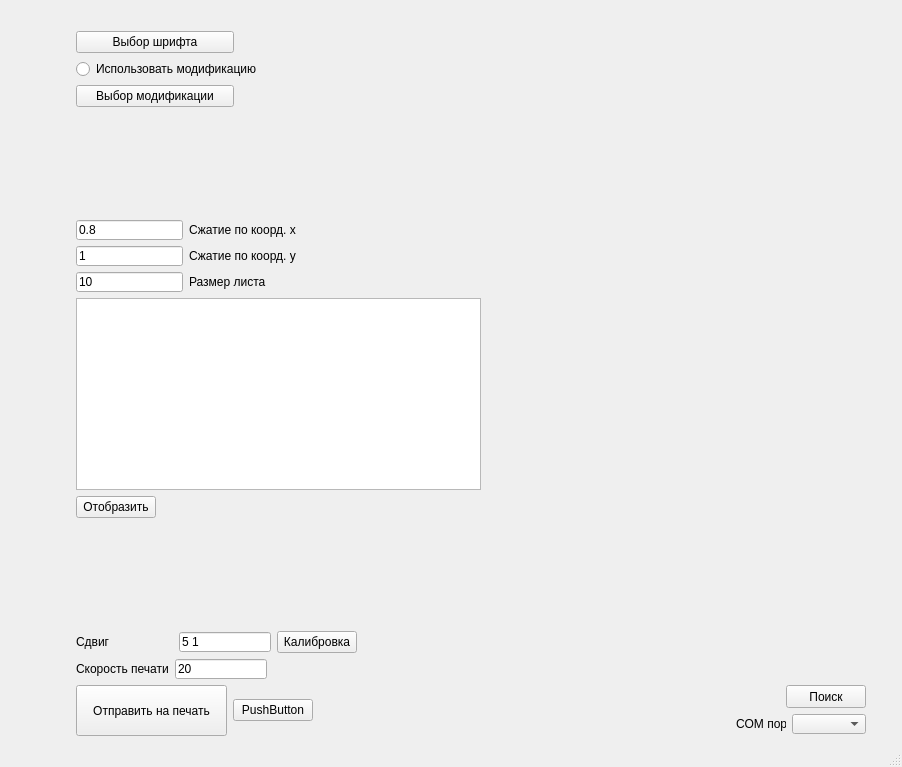
<?xml version="1.0" encoding="UTF-8"?>
<ui version="4.0">
 <class>MainWindow</class>
 <widget class="QMainWindow" name="MainWindow">
  <property name="geometry">
   <rect>
    <x>0</x>
    <y>0</y>
    <width>902</width>
    <height>767</height>
   </rect>
  </property>
  <property name="windowTitle">
   <string>MainWindow</string>
  </property>
  <widget class="QWidget" name="centralwidget">
   <layout class="QVBoxLayout" name="verticalLayout_2">
    <item>
     <widget class="QLabel" name="label_2">
      <property name="minimumSize">
       <size>
        <width>0</width>
        <height>16</height>
       </size>
      </property>
      <property name="text">
       <string/>
      </property>
     </widget>
    </item>
    <item>
     <layout class="QHBoxLayout" name="horizontalLayout_7">
      <item>
       <widget class="QLabel" name="label_10">
        <property name="minimumSize">
         <size>
          <width>21</width>
          <height>0</height>
         </size>
        </property>
        <property name="text">
         <string/>
        </property>
       </widget>
      </item>
      <item>
       <widget class="QLabel" name="image_label">
        <property name="text">
         <string/>
        </property>
       </widget>
      </item>
      <item>
       <widget class="QLabel" name="label_3">
        <property name="minimumSize">
         <size>
          <width>21</width>
          <height>0</height>
         </size>
        </property>
        <property name="text">
         <string/>
        </property>
       </widget>
      </item>
      <item>
       <layout class="QVBoxLayout" name="verticalLayout">
        <item>
         <layout class="QHBoxLayout" name="horizontalLayout">
          <item>
           <widget class="QPushButton" name="path_btn">
            <property name="minimumSize">
             <size>
              <width>158</width>
              <height>0</height>
             </size>
            </property>
            <property name="maximumSize">
             <size>
              <width>158</width>
              <height>23</height>
             </size>
            </property>
            <property name="text">
             <string>Выбор шрифта</string>
            </property>
           </widget>
          </item>
          <item>
           <widget class="QLabel" name="font_label">
            <property name="text">
             <string/>
            </property>
           </widget>
          </item>
         </layout>
        </item>
        <item>
         <widget class="QRadioButton" name="mode_rbtn">
          <property name="text">
           <string>Использовать модификацию</string>
          </property>
         </widget>
        </item>
        <item>
         <layout class="QHBoxLayout" name="horizontalLayout_2">
          <item>
           <widget class="QPushButton" name="mode_btn">
            <property name="minimumSize">
             <size>
              <width>158</width>
              <height>0</height>
             </size>
            </property>
            <property name="maximumSize">
             <size>
              <width>158</width>
              <height>23</height>
             </size>
            </property>
            <property name="text">
             <string>Выбор модификации</string>
            </property>
           </widget>
          </item>
          <item>
           <widget class="QLabel" name="mode_label">
            <property name="text">
             <string/>
            </property>
           </widget>
          </item>
         </layout>
        </item>
        <item>
         <spacer name="verticalSpacer">
          <property name="orientation">
           <enum>Qt::Vertical</enum>
          </property>
          <property name="sizeHint" stdset="0">
           <size>
            <width>20</width>
            <height>40</height>
           </size>
          </property>
         </spacer>
        </item>
        <item>
         <layout class="QHBoxLayout" name="horizontalLayout_3">
          <item>
           <widget class="QLineEdit" name="x_comp_edit">
            <property name="minimumSize">
             <size>
              <width>107</width>
              <height>20</height>
             </size>
            </property>
            <property name="maximumSize">
             <size>
              <width>107</width>
              <height>20</height>
             </size>
            </property>
            <property name="text">
             <string>0.8</string>
            </property>
           </widget>
          </item>
          <item>
           <widget class="QLabel" name="label_4">
            <property name="text">
             <string>Сжатие по коорд. x</string>
            </property>
           </widget>
          </item>
         </layout>
        </item>
        <item>
         <layout class="QHBoxLayout" name="horizontalLayout_4">
          <item>
           <widget class="QLineEdit" name="y_comp_edit">
            <property name="minimumSize">
             <size>
              <width>107</width>
              <height>20</height>
             </size>
            </property>
            <property name="maximumSize">
             <size>
              <width>107</width>
              <height>20</height>
             </size>
            </property>
            <property name="text">
             <string>1</string>
            </property>
           </widget>
          </item>
          <item>
           <widget class="QLabel" name="label_5">
            <property name="text">
             <string>Сжатие по коорд. y</string>
            </property>
           </widget>
          </item>
         </layout>
        </item>
        <item>
         <layout class="QHBoxLayout" name="horizontalLayout_6">
          <item>
           <widget class="QLineEdit" name="scale_edit">
            <property name="minimumSize">
             <size>
              <width>107</width>
              <height>20</height>
             </size>
            </property>
            <property name="maximumSize">
             <size>
              <width>107</width>
              <height>20</height>
             </size>
            </property>
            <property name="text">
             <string>10</string>
            </property>
           </widget>
          </item>
          <item>
           <widget class="QLabel" name="label_6">
            <property name="text">
             <string>Размер листа</string>
            </property>
           </widget>
          </item>
         </layout>
        </item>
        <item>
         <widget class="QTextEdit" name="text_input">
          <property name="maximumSize">
           <size>
            <width>405</width>
            <height>192</height>
           </size>
          </property>
         </widget>
        </item>
        <item>
         <layout class="QHBoxLayout" name="horizontalLayout_5">
          <item>
           <widget class="QPushButton" name="show_btn">
            <property name="text">
             <string>Отобразить</string>
            </property>
           </widget>
          </item>
          <item>
           <spacer name="horizontalSpacer_5">
            <property name="orientation">
             <enum>Qt::Horizontal</enum>
            </property>
            <property name="sizeHint" stdset="0">
             <size>
              <width>40</width>
              <height>20</height>
             </size>
            </property>
           </spacer>
          </item>
         </layout>
        </item>
        <item>
         <spacer name="verticalSpacer_2">
          <property name="orientation">
           <enum>Qt::Vertical</enum>
          </property>
          <property name="sizeHint" stdset="0">
           <size>
            <width>20</width>
            <height>40</height>
           </size>
          </property>
         </spacer>
        </item>
        <item>
         <layout class="QHBoxLayout" name="horizontalLayout_8">
          <item>
           <widget class="QLabel" name="label_7">
            <property name="text">
             <string>Сдвиг                   </string>
            </property>
           </widget>
          </item>
          <item>
           <widget class="QLineEdit" name="shift_edit">
            <property name="minimumSize">
             <size>
              <width>92</width>
              <height>20</height>
             </size>
            </property>
            <property name="maximumSize">
             <size>
              <width>92</width>
              <height>20</height>
             </size>
            </property>
            <property name="text">
             <string>5 1</string>
            </property>
           </widget>
          </item>
          <item>
           <widget class="QPushButton" name="calibrate_btn">
            <property name="text">
             <string>Калибровка</string>
            </property>
           </widget>
          </item>
          <item>
           <spacer name="horizontalSpacer">
            <property name="orientation">
             <enum>Qt::Horizontal</enum>
            </property>
            <property name="sizeHint" stdset="0">
             <size>
              <width>40</width>
              <height>20</height>
             </size>
            </property>
           </spacer>
          </item>
         </layout>
        </item>
        <item>
         <layout class="QHBoxLayout" name="horizontalLayout_9">
          <item>
           <widget class="QLabel" name="label_8">
            <property name="text">
             <string>Скорость печати</string>
            </property>
           </widget>
          </item>
          <item>
           <widget class="QLineEdit" name="spd_edit">
            <property name="minimumSize">
             <size>
              <width>92</width>
              <height>20</height>
             </size>
            </property>
            <property name="maximumSize">
             <size>
              <width>92</width>
              <height>20</height>
             </size>
            </property>
            <property name="text">
             <string>20</string>
            </property>
           </widget>
          </item>
          <item>
           <spacer name="horizontalSpacer_2">
            <property name="orientation">
             <enum>Qt::Horizontal</enum>
            </property>
            <property name="sizeHint" stdset="0">
             <size>
              <width>40</width>
              <height>20</height>
             </size>
            </property>
           </spacer>
          </item>
         </layout>
        </item>
        <item>
         <layout class="QHBoxLayout" name="horizontalLayout_10">
          <item>
           <widget class="QPushButton" name="print_btn">
            <property name="minimumSize">
             <size>
              <width>151</width>
              <height>51</height>
             </size>
            </property>
            <property name="text">
             <string>Отправить на печать</string>
            </property>
           </widget>
          </item>
          <item>
           <widget class="QPushButton" name="pushButton">
            <property name="text">
             <string>PushButton</string>
            </property>
           </widget>
          </item>
          <item>
           <layout class="QVBoxLayout" name="verticalLayout_3">
            <item>
             <layout class="QHBoxLayout" name="horizontalLayout_11">
              <item>
               <spacer name="horizontalSpacer_3">
                <property name="orientation">
                 <enum>Qt::Horizontal</enum>
                </property>
                <property name="sizeHint" stdset="0">
                 <size>
                  <width>40</width>
                  <height>20</height>
                 </size>
                </property>
               </spacer>
              </item>
              <item>
               <widget class="QPushButton" name="update_btn">
                <property name="minimumSize">
                 <size>
                  <width>75</width>
                  <height>23</height>
                 </size>
                </property>
                <property name="text">
                 <string>Поиск</string>
                </property>
               </widget>
              </item>
             </layout>
            </item>
            <item>
             <layout class="QHBoxLayout" name="horizontalLayout_12">
              <item>
               <spacer name="horizontalSpacer_4">
                <property name="orientation">
                 <enum>Qt::Horizontal</enum>
                </property>
                <property name="sizeHint" stdset="0">
                 <size>
                  <width>40</width>
                  <height>20</height>
                 </size>
                </property>
               </spacer>
              </item>
              <item>
               <widget class="QLabel" name="label_9">
                <property name="maximumSize">
                 <size>
                  <width>50</width>
                  <height>20</height>
                 </size>
                </property>
                <property name="text">
                 <string>COM порт</string>
                </property>
               </widget>
              </item>
              <item>
               <widget class="QComboBox" name="port_box">
                <property name="minimumSize">
                 <size>
                  <width>74</width>
                  <height>20</height>
                 </size>
                </property>
                <property name="maximumSize">
                 <size>
                  <width>74</width>
                  <height>20</height>
                 </size>
                </property>
               </widget>
              </item>
             </layout>
            </item>
           </layout>
          </item>
         </layout>
        </item>
       </layout>
      </item>
      <item>
       <widget class="QLabel" name="label">
        <property name="minimumSize">
         <size>
          <width>21</width>
          <height>0</height>
         </size>
        </property>
        <property name="text">
         <string/>
        </property>
       </widget>
      </item>
     </layout>
    </item>
   </layout>
  </widget>
  <widget class="QMenuBar" name="menubar">
   <property name="geometry">
    <rect>
     <x>0</x>
     <y>0</y>
     <width>902</width>
     <height>21</height>
    </rect>
   </property>
  </widget>
  <widget class="QStatusBar" name="statusbar"/>
 </widget>
 <resources/>
 <connections/>
</ui>
